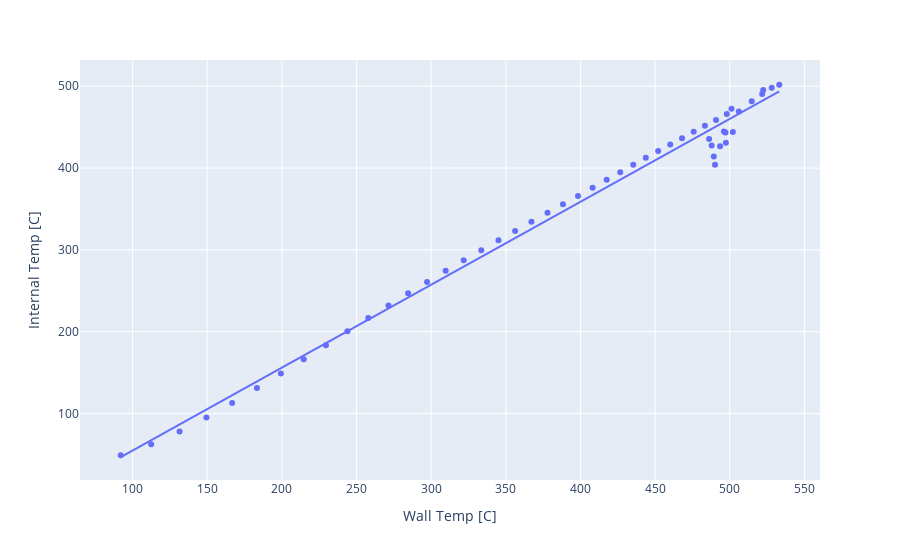

Notebook code cell kept with this figure:
### Code cell
fig18i = px.scatter(June18HeatingFilt, x="Wall Temp [C]", y="Internal Temp [C]", trendline="ols")
fig18i.show()
